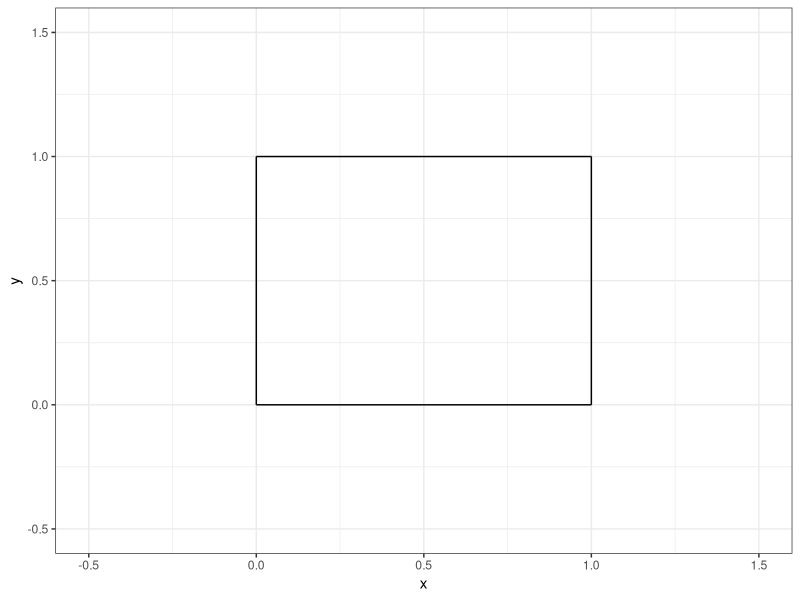
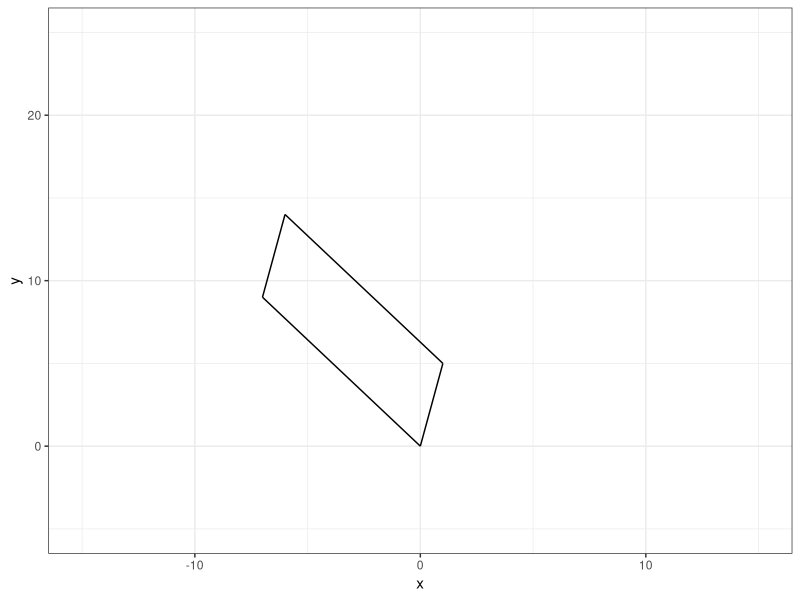
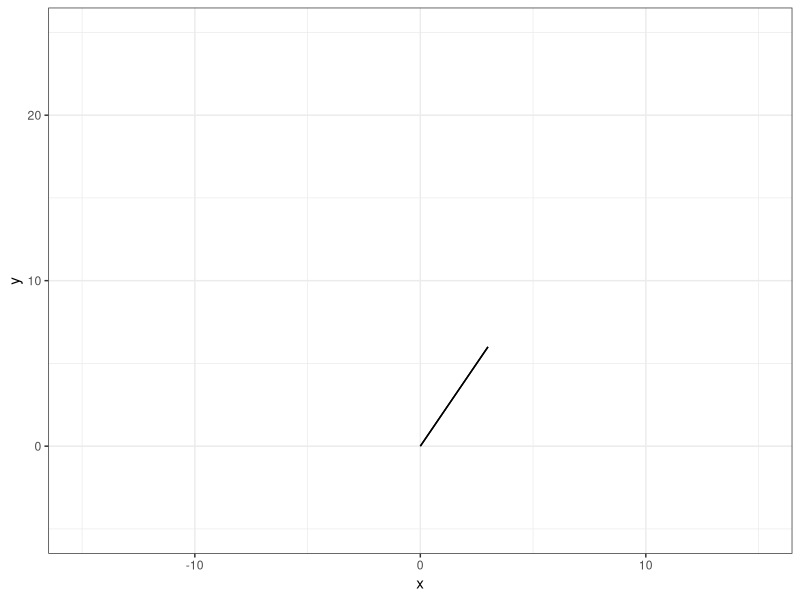
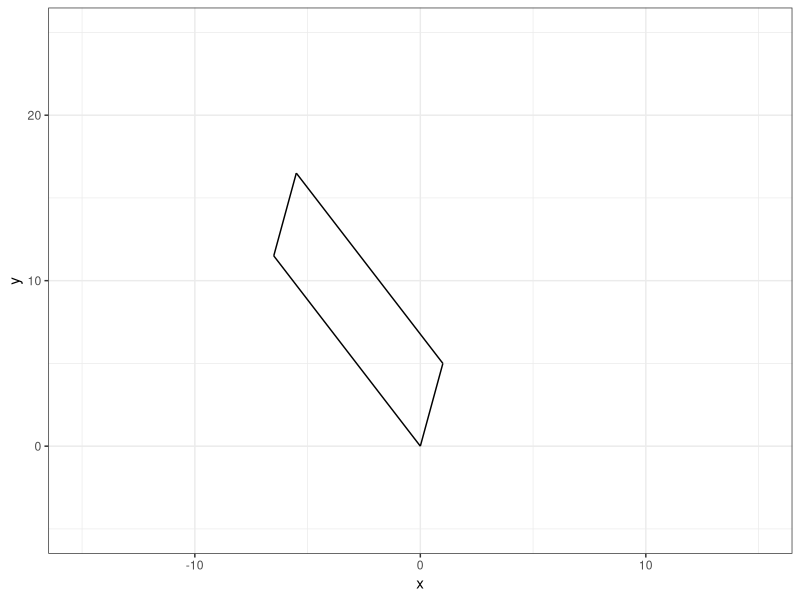
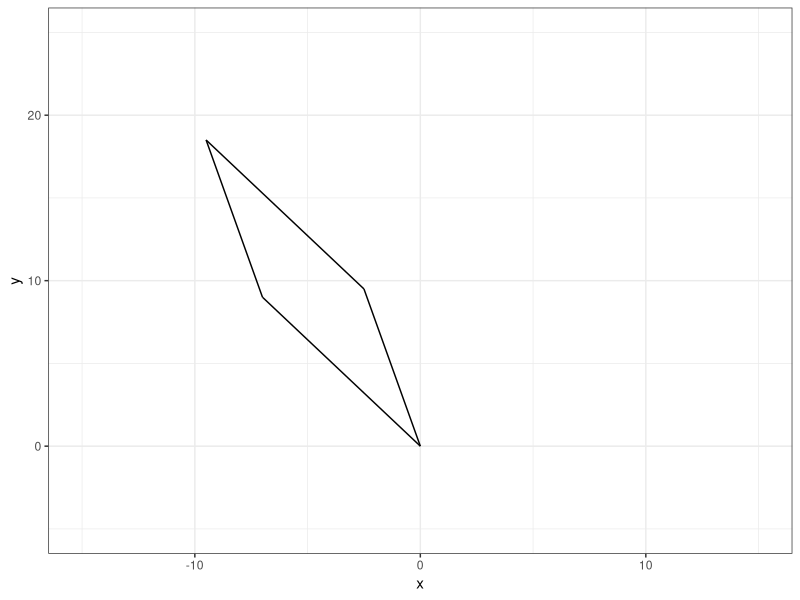
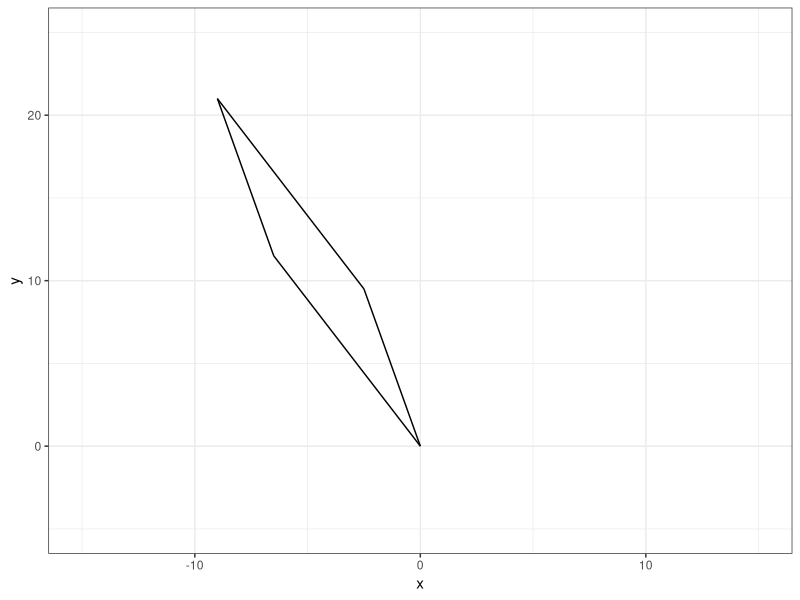
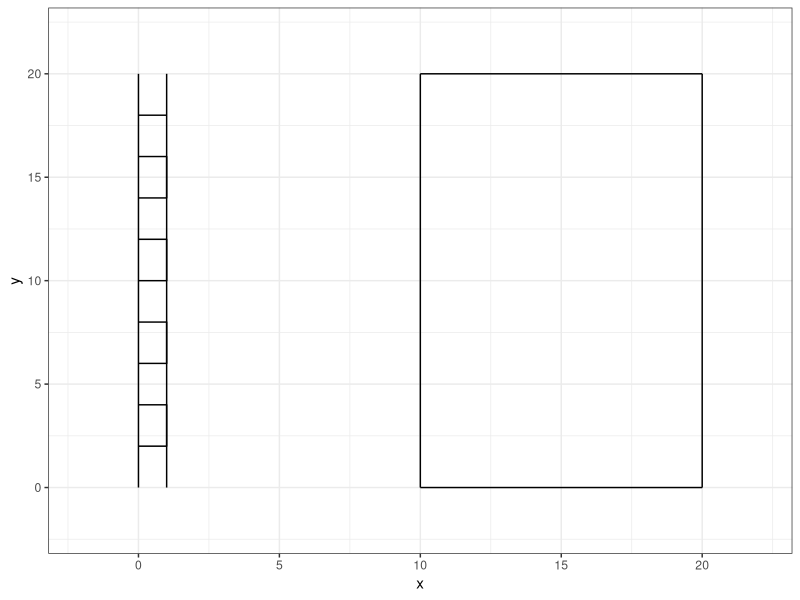
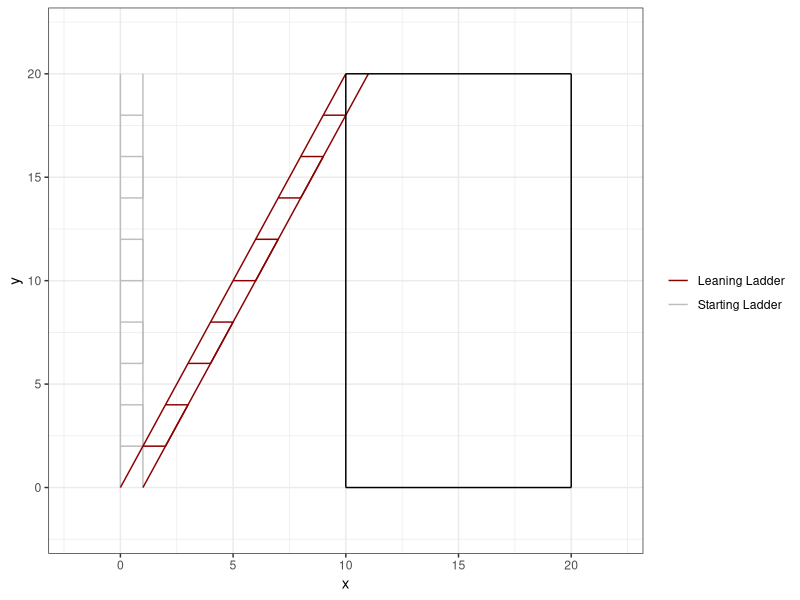

Write R code to recreate these figures, in order.
## ---- chunk 1
#| echo: false

default_chunk_hook  <- knitr::knit_hooks$get("chunk")

latex_font_size <- c("Huge", "huge", "LARGE", "Large", 
                     "large", "normalsize", "small", 
                     "footnotesize", "scriptsize", "tiny")

knitr::knit_hooks$set(chunk = function(x, options) {
  x <- default_chunk_hook(x, options)
  if(options$size %in% latex_font_size) {
    paste0("\n \\", options$size, "\n\n", 
      x, 
      "\n\n \\normalsize"
    )
  } else {
    x
  }
})

## ---- chunk 2
#| label: load-packages
#| include: false
library(tidyverse)
## ---- chunk 3
#| label: fig-unitsquare
#| fig-cap: "The unit square."
#| fig-width: 3
#| fig-height: 3
#| scale: "80%"
#| fig-align: "center"
#| size: "scriptsize"
p0 <- c(0, 0)
p1 <- c(1, 0)
p2 <- c(1, 1)
p3 <- c(0, 1)
ggplot() +
  geom_segment(aes(x = p0[1], y = p0[2], xend = p1[1], yend = p1[2])) +
  geom_segment(aes(x = p1[1], y = p1[2], xend = p2[1], yend = p2[2])) +
  geom_segment(aes(x = p2[1], y = p2[2], xend = p3[1], yend = p3[2])) +
  geom_segment(aes(x = p3[1], y = p3[2], xend = p0[1], yend = p0[2])) +
  theme_bw() +
  xlim(-0.5, 1.5) +
  ylim(-0.5, 1.5) +
  labs(x = "x", y = "y")
## ---- chunk 4
#| size: "scriptsize"
#| code-fold: FALSE
A = matrix(c(1,5,-7,9),nrow=2,ncol=2)
## ---- chunk 5
#| size: "scriptsize"
#| code-fold: FALSE
M = matrix(c(1,0,0,1),nrow=2,ncol=2)
T = A %*% M
## ---- chunk 6
#| size: "scriptsize"
#| code-fold: FALSE
basis.vector.1 = T[,1]
basis.vector.2 = T[,2]
## ---- chunk 7
#| size: "scriptsize"
#| code-fold: FALSE
p0 = c(0,0)
p1 = basis.vector.1
p2 = basis.vector.1 + basis.vector.2
p3 = basis.vector.2
## ---- chunk 8
#| label: fig-Tsquare1
#| fig-cap: "The shape for T = AM."
#| fig-width: 3
#| fig-height: 3
#| scale: "80%"
#| fig-align: "center"
#| size: "scriptsize"
ggplot() +
  geom_segment(aes(x = p0[1], y = p0[2], xend = p1[1], yend = p1[2])) +
  geom_segment(aes(x = p1[1], y = p1[2], xend = p2[1], yend = p2[2])) +
  geom_segment(aes(x = p2[1], y = p2[2], xend = p3[1], yend = p3[2])) +
  geom_segment(aes(x = p3[1], y = p3[2], xend = p0[1], yend = p0[2])) +
  theme_bw() +
  xlim(-15, 15) +
  ylim(-5, 25) +
  labs(x = "x", y = "y")
## ---- chunk 9
#| size: "scriptsize"
#| code-fold: FALSE
A = matrix(c(1,2,2,4),nrow=2,ncol=2)
## ---- chunk 10
#| size: "scriptsize"
#| code-fold: FALSE
T = A %*% M
## ---- chunk 11
#| size: "scriptsize"
#| code-fold: FALSE
basis.vector.1 = T[,1]
basis.vector.2 = T[,2]
## ---- chunk 12
#| size: "scriptsize"
#| code-fold: FALSE
p0 = c(0,0)
p1 = basis.vector.1
p2 = basis.vector.1 + basis.vector.2
p3 = basis.vector.2
## ---- chunk 13
#| label: fig-Tsquare2
#| fig-cap: "The shape for T = AM."
#| fig-width: 3
#| fig-height: 3
#| scale: "80%"
#| fig-align: "center"
#| size: "scriptsize"
ggplot() +
  geom_segment(aes(x = p0[1], y = p0[2], xend = p1[1], yend = p1[2])) +
  geom_segment(aes(x = p1[1], y = p1[2], xend = p2[1], yend = p2[2])) +
  geom_segment(aes(x = p2[1], y = p2[2], xend = p3[1], yend = p3[2])) +
  geom_segment(aes(x = p3[1], y = p3[2], xend = p0[1], yend = p0[2])) +
  theme_bw() +
  xlim(-15, 15) +
  ylim(-5, 25) +
  labs(x = "x", y = "y")
## ---- chunk 14
#| size: "scriptsize"
#| code-fold: FALSE
A = matrix(c(1,5,-7,9),nrow=2,ncol=2)
Mv = matrix(c(1,0,0.5,1),nrow=2,ncol=2)
T = A %*% Mv
basis.vector.1 = T[,1]
basis.vector.2 = T[,2]
p0 = c(0,0)
p1 = basis.vector.1
p2 = basis.vector.1 + basis.vector.2
p3 = basis.vector.2
det(T)
## ---- chunk 15
#| label: fig-Tsquare3
#| fig-cap: "The shape for T = A*Mv."
#| fig-width: 3
#| fig-height: 3
#| scale: "80%"
#| fig-align: "center"
#| size: "scriptsize"
ggplot() +
  geom_segment(aes(x = p0[1], y = p0[2], xend = p1[1], yend = p1[2])) +
  geom_segment(aes(x = p1[1], y = p1[2], xend = p2[1], yend = p2[2])) +
  geom_segment(aes(x = p2[1], y = p2[2], xend = p3[1], yend = p3[2])) +
  geom_segment(aes(x = p3[1], y = p3[2], xend = p0[1], yend = p0[2])) +
  theme_bw() +
  xlim(-15, 15) +
  ylim(-5, 25) +
  labs(x = "x", y = "y")
## ---- chunk 16
#| size: "scriptsize"
#| code-fold: FALSE
A = matrix(c(1,5,-7,9),nrow=2,ncol=2)
Mh = matrix(c(1,0.5,0,1),nrow=2,ncol=2)
T = A %*% Mh
basis.vector.1 = T[,1]
basis.vector.2 = T[,2]
p0 = c(0,0)
p1 = basis.vector.1
p2 = basis.vector.1 + basis.vector.2
p3 = basis.vector.2
det(T)
## ---- chunk 17
#| label: fig-Tsquare4
#| fig-cap: "The shape for T = A*Mh."
#| fig-width: 3
#| fig-height: 3
#| scale: "80%"
#| fig-align: "center"
#| size: "scriptsize"
ggplot() +
  geom_segment(aes(x = p0[1], y = p0[2], xend = p1[1], yend = p1[2])) +
  geom_segment(aes(x = p1[1], y = p1[2], xend = p2[1], yend = p2[2])) +
  geom_segment(aes(x = p2[1], y = p2[2], xend = p3[1], yend = p3[2])) +
  geom_segment(aes(x = p3[1], y = p3[2], xend = p0[1], yend = p0[2])) +
  theme_bw() +
  xlim(-15, 15) +
  ylim(-5, 25) +
  labs(x = "x", y = "y")
## ---- chunk 18
#| size: "scriptsize"
#| code-fold: FALSE
A = matrix(c(1,5,-7,9),nrow=2,ncol=2)
Mvh = matrix(c(1,0.5,0.5,1),nrow=2,ncol=2)
T = A %*% Mvh
basis.vector.1 = T[,1]
basis.vector.2 = T[,2]
p0 = c(0,0)
p1 = basis.vector.1
p2 = basis.vector.1 + basis.vector.2
p3 = basis.vector.2
det(T)
## ---- chunk 19
#| label: fig-Tsquare5
#| fig-cap: "The shape for T = A*Mvh."
#| fig-width: 3
#| fig-height: 3
#| scale: "80%"
#| fig-align: "center"
#| size: "scriptsize"
ggplot() +
  geom_segment(aes(x = p0[1], y = p0[2], xend = p1[1], yend = p1[2])) +
  geom_segment(aes(x = p1[1], y = p1[2], xend = p2[1], yend = p2[2])) +
  geom_segment(aes(x = p2[1], y = p2[2], xend = p3[1], yend = p3[2])) +
  geom_segment(aes(x = p3[1], y = p3[2], xend = p0[1], yend = p0[2])) +
  theme_bw() +
  xlim(-15, 15) +
  ylim(-5, 25) +
  labs(x = "x", y = "y")
## ---- chunk 20
#| size: "scriptsize"
#| code-fold: FALSE
ladder = data.frame(
  x = c(0, 0, 1, 1, 0, 1, 1, 0, 0, 1, 1, 0, 0, 1, 1, 0, 0, 1, 1, 0, 0, 1),
  y = c(0, 20, 0, 20, 2, 2, 4, 4, 6, 6, 8, 8, 10, 10, 12, 12, 14, 14, 16, 16, 18, 18),
  group = c(1, 1, 2, 2, 3, 3, 3, 3, 4, 4, 4, 4, 5, 5, 5, 5, 6, 6, 6, 6, 7, 7)
)
## ---- chunk 21
#| label: fig-ladder
#| fig-cap: "A ladder."
#| fig-width: 3
#| fig-height: 3
#| scale: "80%"
#| fig-align: "center"
#| size: "scriptsize"
ggplot() +
  geom_path(data = ladder, 
              aes(x = x, y = y, group = group)) +
                  geom_segment(aes(x = 10, xend = 10,
                   y=0, yend = 20))+
  geom_segment(aes(x = 10, xend = 20,
                   y=20, yend = 20))+
  geom_segment(aes(x = 20, xend = 20,
                   y=0, yend = 20))+
  geom_segment(aes(x = 10, xend = 20,
                   y=0, yend = 0)) +
  theme_bw() +
  xlim(-2,22) +
  ylim(-2,22)
## ---- chunk 22
#| size: "scriptsize"
#| code-fold: FALSE
A = as.matrix(ladder[, c("x", "y")])
Mh = matrix(c(1,0.5,0,1),nrow=2,ncol=2)
T = A %*% Mh
## ---- chunk 23
#| size: "scriptsize"
#| code-fold: FALSE
leaning.ladder = data.frame(
  x = T[,1],
  y = T[,2],
  group = c(1, 1, 2, 2, 3, 3, 3, 3, 4, 4, 4, 4, 5, 5, 5, 5, 6, 6, 6, 6, 7, 7)
)
## ---- chunk 24
#| label: fig-ladder2
#| fig-cap: "A ladder and a leaning ladder."
#| fig-width: 3
#| fig-height: 3
#| scale: "80%"
#| fig-align: "center"
#| size: "scriptsize"
ggplot() +
  geom_path(data = ladder, 
              aes(x = x, y = y, group = group, color = "Starting Ladder")) +
  geom_path(data = leaning.ladder, 
              aes(x = x, y = y, group = group, color = "Leaning Ladder")) +
  geom_segment(aes(x = 10, xend = 10,
                   y=0, yend = 20))+
  geom_segment(aes(x = 10, xend = 20,
                   y=20, yend = 20))+
  geom_segment(aes(x = 20, xend = 20,
                   y=0, yend = 20))+
  geom_segment(aes(x = 10, xend = 20,
                   y=0, yend = 0)) +
  theme_bw() +
  xlim(-2,22) +
  ylim(-2,22) +
  scale_color_manual("", values=c("darkred", "grey"))
